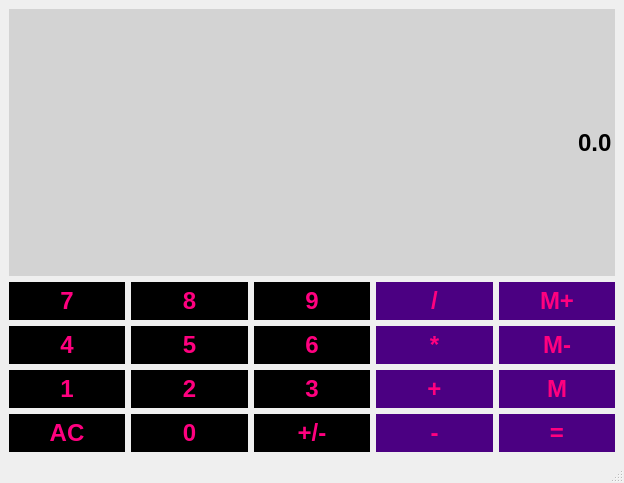
<?xml version="1.0" encoding="UTF-8"?>
<ui version="4.0">
 <class>Calculator</class>
 <widget class="QMainWindow" name="Calculator">
  <property name="geometry">
   <rect>
    <x>0</x>
    <y>0</y>
    <width>624</width>
    <height>483</height>
   </rect>
  </property>
  <property name="windowTitle">
   <string>Calculator</string>
  </property>
  <property name="autoFillBackground">
   <bool>false</bool>
  </property>
  <property name="styleSheet">
   <string notr="true"/>
  </property>
  <widget class="QWidget" name="centralwidget">
   <layout class="QGridLayout" name="gridLayout">
    <item row="3" column="5">
     <widget class="QPushButton" name="MemGet">
      <property name="sizePolicy">
       <sizepolicy hsizetype="Preferred" vsizetype="Preferred">
        <horstretch>3</horstretch>
        <verstretch>0</verstretch>
       </sizepolicy>
      </property>
      <property name="font">
       <font>
        <family>Arial</family>
        <pointsize>18</pointsize>
        <bold>true</bold>
       </font>
      </property>
      <property name="styleSheet">
       <string notr="true">QPushButton{
	background-color: #4b0082;
	border: 1px  rgb(255, 0, 127);
	padding: 5px;
	color: rgb(255, 0, 127);
}
QPushButton:pressed{
	background-color: #8b008b;
	border: 1px rgb(255, 0, 127);
	padding: 5px;
	color: rgb(255, 0, 127);
}</string>
      </property>
      <property name="text">
       <string>M</string>
      </property>
     </widget>
    </item>
    <item row="2" column="4">
     <widget class="QPushButton" name="Multiply">
      <property name="sizePolicy">
       <sizepolicy hsizetype="Preferred" vsizetype="Preferred">
        <horstretch>3</horstretch>
        <verstretch>0</verstretch>
       </sizepolicy>
      </property>
      <property name="font">
       <font>
        <family>Arial</family>
        <pointsize>18</pointsize>
        <bold>true</bold>
       </font>
      </property>
      <property name="styleSheet">
       <string notr="true">QPushButton{
	background-color: #4b0082;
	border: 1px  rgb(255, 0, 127);
	padding: 5px;
	color: rgb(255, 0, 127);
}
QPushButton:pressed{
	background-color: #8b008b;
	border: 1px rgb(255, 0, 127);
	padding: 5px;
	color: rgb(255, 0, 127);
}</string>
      </property>
      <property name="text">
       <string>*</string>
      </property>
     </widget>
    </item>
    <item row="3" column="1">
     <widget class="QPushButton" name="Button1">
      <property name="sizePolicy">
       <sizepolicy hsizetype="Preferred" vsizetype="Preferred">
        <horstretch>3</horstretch>
        <verstretch>0</verstretch>
       </sizepolicy>
      </property>
      <property name="font">
       <font>
        <family>Arial</family>
        <pointsize>18</pointsize>
        <bold>true</bold>
       </font>
      </property>
      <property name="styleSheet">
       <string notr="true">QPushButton{
	background-color: #000000;
	border: 1px  rgb(255, 0, 127);
	padding: 5px;
	color: rgb(255, 0, 127);
}
QPushButton:pressed{
	background-color: #696969;
	border: 1px rgb(255, 0, 127);
	padding: 5px;
	color: rgb(255, 0, 127);
}</string>
      </property>
      <property name="text">
       <string>1</string>
      </property>
     </widget>
    </item>
    <item row="1" column="4">
     <widget class="QPushButton" name="Divide">
      <property name="sizePolicy">
       <sizepolicy hsizetype="Preferred" vsizetype="Preferred">
        <horstretch>0</horstretch>
        <verstretch>0</verstretch>
       </sizepolicy>
      </property>
      <property name="font">
       <font>
        <family>Arial</family>
        <pointsize>18</pointsize>
        <bold>true</bold>
       </font>
      </property>
      <property name="styleSheet">
       <string notr="true">QPushButton{
	background-color: #4b0082;
	border: 1px  rgb(255, 0, 127);
	padding: 5px;
	color: rgb(255, 0, 127);
}
QPushButton:pressed{
	background-color: #8b008b;
	border: 1px rgb(255, 0, 127);
	padding: 5px;
	color: rgb(255, 0, 127);
}</string>
      </property>
      <property name="text">
       <string>/</string>
      </property>
     </widget>
    </item>
    <item row="2" column="1">
     <widget class="QPushButton" name="Button4">
      <property name="sizePolicy">
       <sizepolicy hsizetype="Preferred" vsizetype="Preferred">
        <horstretch>3</horstretch>
        <verstretch>0</verstretch>
       </sizepolicy>
      </property>
      <property name="font">
       <font>
        <family>Arial</family>
        <pointsize>18</pointsize>
        <bold>true</bold>
       </font>
      </property>
      <property name="styleSheet">
       <string notr="true">QPushButton{
	background-color: #000000;
	border: 1px  rgb(255, 0, 127);
	padding: 5px;
	color: rgb(255, 0, 127);
}
QPushButton:pressed{
	background-color: #696969;
	border: 1px rgb(255, 0, 127);
	padding: 5px;
	color: rgb(255, 0, 127);
}</string>
      </property>
      <property name="text">
       <string>4</string>
      </property>
     </widget>
    </item>
    <item row="3" column="2">
     <widget class="QPushButton" name="Button2">
      <property name="sizePolicy">
       <sizepolicy hsizetype="Preferred" vsizetype="Preferred">
        <horstretch>3</horstretch>
        <verstretch>0</verstretch>
       </sizepolicy>
      </property>
      <property name="font">
       <font>
        <family>Arial</family>
        <pointsize>18</pointsize>
        <bold>true</bold>
       </font>
      </property>
      <property name="styleSheet">
       <string notr="true">QPushButton{
	background-color: #000000;
	border: 1px  rgb(255, 0, 127);
	padding: 5px;
	color: rgb(255, 0, 127);
}
QPushButton:pressed{
	background-color: #696969;
	border: 1px rgb(255, 0, 127);
	padding: 5px;
	color: rgb(255, 0, 127);
}</string>
      </property>
      <property name="text">
       <string>2</string>
      </property>
     </widget>
    </item>
    <item row="1" column="3">
     <widget class="QPushButton" name="Button9">
      <property name="sizePolicy">
       <sizepolicy hsizetype="Preferred" vsizetype="Preferred">
        <horstretch>3</horstretch>
        <verstretch>0</verstretch>
       </sizepolicy>
      </property>
      <property name="font">
       <font>
        <family>Arial</family>
        <pointsize>18</pointsize>
        <bold>true</bold>
       </font>
      </property>
      <property name="styleSheet">
       <string notr="true">QPushButton{
	background-color: #000000;
	border: 1px  rgb(255, 0, 127);
	padding: 5px;
	color: rgb(255, 0, 127);
}
QPushButton:pressed{
	background-color: #696969;
	border: 1px rgb(255, 0, 127);
	padding: 5px;
	color: rgb(255, 0, 127);
}</string>
      </property>
      <property name="text">
       <string>9</string>
      </property>
     </widget>
    </item>
    <item row="3" column="3">
     <widget class="QPushButton" name="Button3">
      <property name="sizePolicy">
       <sizepolicy hsizetype="Preferred" vsizetype="Preferred">
        <horstretch>3</horstretch>
        <verstretch>0</verstretch>
       </sizepolicy>
      </property>
      <property name="font">
       <font>
        <family>Arial</family>
        <pointsize>18</pointsize>
        <bold>true</bold>
       </font>
      </property>
      <property name="styleSheet">
       <string notr="true">QPushButton{
	background-color: #000000;
	border: 1px  rgb(255, 0, 127);
	padding: 5px;
	color: rgb(255, 0, 127);
}
QPushButton:pressed{
	background-color: #696969;
	border: 1px rgb(255, 0, 127);
	padding: 5px;
	color: rgb(255, 0, 127);
}</string>
      </property>
      <property name="text">
       <string>3</string>
      </property>
     </widget>
    </item>
    <item row="1" column="2">
     <widget class="QPushButton" name="Button8">
      <property name="sizePolicy">
       <sizepolicy hsizetype="Preferred" vsizetype="Preferred">
        <horstretch>3</horstretch>
        <verstretch>0</verstretch>
       </sizepolicy>
      </property>
      <property name="font">
       <font>
        <family>Arial</family>
        <pointsize>18</pointsize>
        <bold>true</bold>
       </font>
      </property>
      <property name="styleSheet">
       <string notr="true">QPushButton{
	background-color: #000000;
	border: 1px  rgb(255, 0, 127);
	padding: 5px;
	color: rgb(255, 0, 127);
}
QPushButton:pressed{
	background-color: #696969;
	border: 1px rgb(255, 0, 127);
	padding: 5px;
	color: rgb(255, 0, 127);
}</string>
      </property>
      <property name="text">
       <string>8</string>
      </property>
     </widget>
    </item>
    <item row="2" column="2">
     <widget class="QPushButton" name="Button5">
      <property name="sizePolicy">
       <sizepolicy hsizetype="Preferred" vsizetype="Preferred">
        <horstretch>3</horstretch>
        <verstretch>0</verstretch>
       </sizepolicy>
      </property>
      <property name="font">
       <font>
        <family>Arial</family>
        <pointsize>18</pointsize>
        <bold>true</bold>
       </font>
      </property>
      <property name="styleSheet">
       <string notr="true">QPushButton{
	background-color: #000000;
	border: 1px  rgb(255, 0, 127);
	padding: 5px;
	color: rgb(255, 0, 127);
}
QPushButton:pressed{
	background-color: #696969;
	border: 1px rgb(255, 0, 127);
	padding: 5px;
	color: rgb(255, 0, 127);
}</string>
      </property>
      <property name="text">
       <string>5</string>
      </property>
     </widget>
    </item>
    <item row="1" column="1">
     <widget class="QPushButton" name="Button7">
      <property name="sizePolicy">
       <sizepolicy hsizetype="Preferred" vsizetype="Preferred">
        <horstretch>3</horstretch>
        <verstretch>0</verstretch>
       </sizepolicy>
      </property>
      <property name="font">
       <font>
        <family>Arial</family>
        <pointsize>18</pointsize>
        <bold>true</bold>
       </font>
      </property>
      <property name="styleSheet">
       <string notr="true">QPushButton{
	background-color: #000000;
	border: 1px  rgb(255, 0, 127);
	padding: 5px;
	color: rgb(255, 0, 127);
}
QPushButton:pressed{
	background-color: #696969;
	border: 1px rgb(255, 0, 127);
	padding: 5px;
	color: rgb(255, 0, 127);
}</string>
      </property>
      <property name="text">
       <string>7</string>
      </property>
     </widget>
    </item>
    <item row="2" column="3">
     <widget class="QPushButton" name="Button6">
      <property name="sizePolicy">
       <sizepolicy hsizetype="Preferred" vsizetype="Preferred">
        <horstretch>3</horstretch>
        <verstretch>0</verstretch>
       </sizepolicy>
      </property>
      <property name="font">
       <font>
        <family>Arial</family>
        <pointsize>18</pointsize>
        <bold>true</bold>
       </font>
      </property>
      <property name="styleSheet">
       <string notr="true">QPushButton{
	background-color: #000000;
	border: 1px  rgb(255, 0, 127);
	padding: 5px;
	color: rgb(255, 0, 127);
}
QPushButton:pressed{
	background-color: #696969;
	border: 1px rgb(255, 0, 127);
	padding: 5px;
	color: rgb(255, 0, 127);
}</string>
      </property>
      <property name="text">
       <string>6</string>
      </property>
     </widget>
    </item>
    <item row="1" column="5">
     <widget class="QPushButton" name="MemAdd">
      <property name="sizePolicy">
       <sizepolicy hsizetype="Preferred" vsizetype="Preferred">
        <horstretch>3</horstretch>
        <verstretch>0</verstretch>
       </sizepolicy>
      </property>
      <property name="font">
       <font>
        <family>Arial</family>
        <pointsize>18</pointsize>
        <bold>true</bold>
       </font>
      </property>
      <property name="styleSheet">
       <string notr="true">QPushButton{
	background-color: #4b0082;
	border: 1px  rgb(255, 0, 127);
	padding: 5px;
	color: rgb(255, 0, 127);
}
QPushButton:pressed{
	background-color: #8b008b;
	border: 1px rgb(255, 0, 127);
	padding: 5px;
	color: rgb(255, 0, 127);
}</string>
      </property>
      <property name="text">
       <string>M+</string>
      </property>
     </widget>
    </item>
    <item row="2" column="5">
     <widget class="QPushButton" name="MemClear">
      <property name="sizePolicy">
       <sizepolicy hsizetype="Preferred" vsizetype="Preferred">
        <horstretch>3</horstretch>
        <verstretch>0</verstretch>
       </sizepolicy>
      </property>
      <property name="font">
       <font>
        <family>Arial</family>
        <pointsize>18</pointsize>
        <bold>true</bold>
       </font>
      </property>
      <property name="styleSheet">
       <string notr="true">QPushButton{
	background-color: #4b0082;
	border: 1px  rgb(255, 0, 127);
	padding: 5px;
	color: rgb(255, 0, 127);
}
QPushButton:pressed{
	background-color: #8b008b;
	border: 1px rgb(255, 0, 127);
	padding: 5px;
	color: rgb(255, 0, 127);
}</string>
      </property>
      <property name="text">
       <string>M-</string>
      </property>
     </widget>
    </item>
    <item row="3" column="4">
     <widget class="QPushButton" name="Add">
      <property name="sizePolicy">
       <sizepolicy hsizetype="Preferred" vsizetype="Preferred">
        <horstretch>3</horstretch>
        <verstretch>0</verstretch>
       </sizepolicy>
      </property>
      <property name="font">
       <font>
        <family>Arial</family>
        <pointsize>18</pointsize>
        <bold>true</bold>
       </font>
      </property>
      <property name="styleSheet">
       <string notr="true">QPushButton{
	background-color: #4b0082;
	border: 1px  rgb(255, 0, 127);
	padding: 5px;
	color: rgb(255, 0, 127);
}
QPushButton:pressed{
	background-color: #8b008b;
	border: 1px rgb(255, 0, 127);
	padding: 5px;
	color: rgb(255, 0, 127);
}</string>
      </property>
      <property name="text">
       <string>+</string>
      </property>
     </widget>
    </item>
    <item row="4" column="1">
     <widget class="QPushButton" name="Clear">
      <property name="sizePolicy">
       <sizepolicy hsizetype="Preferred" vsizetype="Preferred">
        <horstretch>3</horstretch>
        <verstretch>0</verstretch>
       </sizepolicy>
      </property>
      <property name="font">
       <font>
        <family>Arial</family>
        <pointsize>18</pointsize>
        <bold>true</bold>
       </font>
      </property>
      <property name="styleSheet">
       <string notr="true">QPushButton{
	background-color: #000000;
	border: 1px  rgb(255, 0, 127);
	padding: 5px;
	color: rgb(255, 0, 127);
}
QPushButton:pressed{
	background-color: #696969;
	border: 1px rgb(255, 0, 127);
	padding: 5px;
	color: rgb(255, 0, 127);
}</string>
      </property>
      <property name="text">
       <string>AC</string>
      </property>
     </widget>
    </item>
    <item row="4" column="2">
     <widget class="QPushButton" name="Button0">
      <property name="sizePolicy">
       <sizepolicy hsizetype="Preferred" vsizetype="Preferred">
        <horstretch>3</horstretch>
        <verstretch>0</verstretch>
       </sizepolicy>
      </property>
      <property name="font">
       <font>
        <family>Arial</family>
        <pointsize>18</pointsize>
        <bold>true</bold>
       </font>
      </property>
      <property name="styleSheet">
       <string notr="true">QPushButton{
	background-color: #000000;
	border: 1px  rgb(255, 0, 127);
	padding: 5px;
	color: rgb(255, 0, 127);
}
QPushButton:pressed{
	background-color: #696969;
	border: 1px rgb(255, 0, 127);
	padding: 5px;
	color: rgb(255, 0, 127);
}</string>
      </property>
      <property name="text">
       <string>0</string>
      </property>
     </widget>
    </item>
    <item row="4" column="3">
     <widget class="QPushButton" name="ChangeSign">
      <property name="sizePolicy">
       <sizepolicy hsizetype="Preferred" vsizetype="Preferred">
        <horstretch>3</horstretch>
        <verstretch>0</verstretch>
       </sizepolicy>
      </property>
      <property name="font">
       <font>
        <family>Arial</family>
        <pointsize>18</pointsize>
        <bold>true</bold>
       </font>
      </property>
      <property name="styleSheet">
       <string notr="true">QPushButton{
	background-color: #000000;
	border: 1px  rgb(255, 0, 127);
	padding: 5px;
	color: rgb(255, 0, 127);
}
QPushButton:pressed{
	background-color: #696969;
	border: 1px rgb(255, 0, 127);
	padding: 5px;
	color: rgb(255, 0, 127);
}</string>
      </property>
      <property name="text">
       <string>+/-</string>
      </property>
     </widget>
    </item>
    <item row="4" column="4">
     <widget class="QPushButton" name="Subtract">
      <property name="sizePolicy">
       <sizepolicy hsizetype="Preferred" vsizetype="Preferred">
        <horstretch>3</horstretch>
        <verstretch>0</verstretch>
       </sizepolicy>
      </property>
      <property name="font">
       <font>
        <family>Arial</family>
        <pointsize>18</pointsize>
        <bold>true</bold>
       </font>
      </property>
      <property name="styleSheet">
       <string notr="true">QPushButton{
	background-color: #4b0082;
	border: 1px  rgb(255, 0, 127);
	padding: 5px;
	color: rgb(255, 0, 127);
}
QPushButton:pressed{
	background-color: #8b008b;
	border: 1px rgb(255, 0, 127);
	padding: 5px;
	color: rgb(255, 0, 127);
}</string>
      </property>
      <property name="text">
       <string>-</string>
      </property>
     </widget>
    </item>
    <item row="4" column="5">
     <widget class="QPushButton" name="Equals">
      <property name="sizePolicy">
       <sizepolicy hsizetype="Preferred" vsizetype="Preferred">
        <horstretch>3</horstretch>
        <verstretch>0</verstretch>
       </sizepolicy>
      </property>
      <property name="font">
       <font>
        <family>Arial</family>
        <pointsize>18</pointsize>
        <bold>true</bold>
       </font>
      </property>
      <property name="styleSheet">
       <string notr="true">QPushButton{
	background-color: #4b0082;
	border: 1px  rgb(255, 0, 127);
	padding: 5px;
	color: rgb(255, 0, 127);
}
QPushButton:pressed{
	background-color: #8b008b;
	border: 1px rgb(255, 0, 127);
	padding: 5px;
	color: rgb(255, 0, 127);
}</string>
      </property>
      <property name="text">
       <string>=</string>
      </property>
     </widget>
    </item>
    <item row="0" column="1" colspan="5">
     <widget class="QLineEdit" name="Display">
      <property name="sizePolicy">
       <sizepolicy hsizetype="Preferred" vsizetype="Expanding">
        <horstretch>0</horstretch>
        <verstretch>0</verstretch>
       </sizepolicy>
      </property>
      <property name="font">
       <font>
        <family>Arial</family>
        <pointsize>18</pointsize>
        <bold>true</bold>
       </font>
      </property>
      <property name="styleSheet">
       <string notr="true">QLineEdit{
	background-color: 	#d3d3d3;
	border: 1px #d3d3d3;
	color: #000000;
}</string>
      </property>
      <property name="text">
       <string>0.0</string>
      </property>
      <property name="alignment">
       <set>Qt::AlignRight|Qt::AlignTrailing|Qt::AlignVCenter</set>
      </property>
     </widget>
    </item>
   </layout>
  </widget>
  <widget class="QMenuBar" name="menubar">
   <property name="geometry">
    <rect>
     <x>0</x>
     <y>0</y>
     <width>624</width>
     <height>26</height>
    </rect>
   </property>
  </widget>
  <widget class="QStatusBar" name="statusbar"/>
 </widget>
 <resources/>
 <connections/>
</ui>
